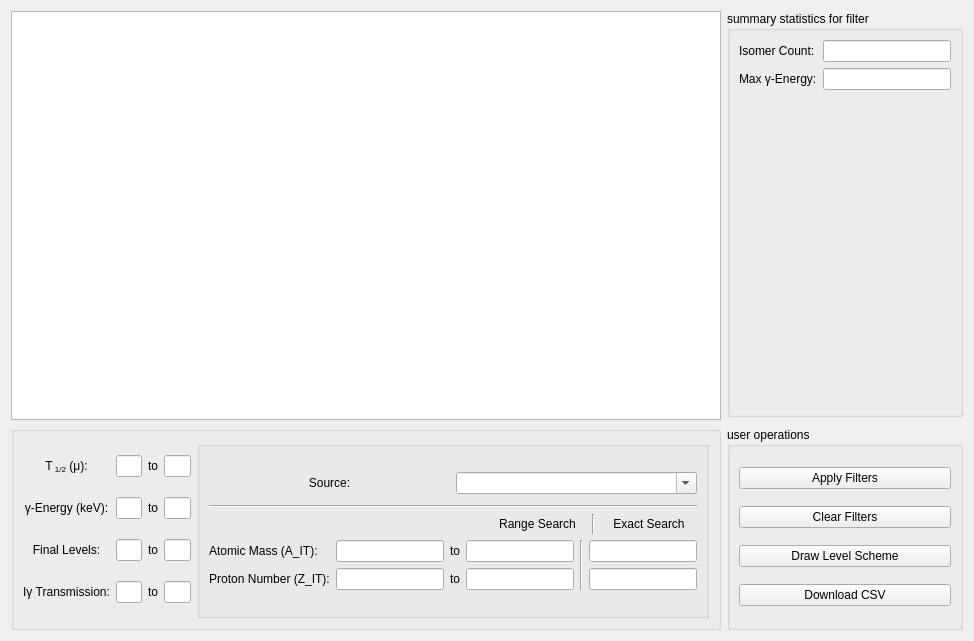
<?xml version="1.0" encoding="UTF-8"?>
<ui version="4.0">
 <class>cpp_IsomerAPI</class>
 <widget class="QWidget" name="cpp_IsomerAPI">
  <property name="geometry">
   <rect>
    <x>0</x>
    <y>0</y>
    <width>974</width>
    <height>641</height>
   </rect>
  </property>
  <property name="windowTitle">
   <string>IsomerAPI</string>
  </property>
  <layout class="QHBoxLayout" name="horizontalLayout_3" stretch="9,3">
   <item>
    <layout class="QVBoxLayout" name="verticalLayout" stretch="2,1">
     <item>
      <widget class="QTableView" name="tableView">
       <property name="enabled">
        <bool>true</bool>
       </property>
       <property name="sizePolicy">
        <sizepolicy hsizetype="Preferred" vsizetype="Preferred">
         <horstretch>0</horstretch>
         <verstretch>0</verstretch>
        </sizepolicy>
       </property>
       <property name="mouseTracking">
        <bool>true</bool>
       </property>
       <property name="editTriggers">
        <set>QAbstractItemView::EditTrigger::NoEditTriggers</set>
       </property>
       <property name="alternatingRowColors">
        <bool>true</bool>
       </property>
       <property name="sortingEnabled">
        <bool>true</bool>
       </property>
      </widget>
     </item>
     <item>
      <widget class="QGroupBox" name="gb_tableFilters">
       <property name="title">
        <string/>
       </property>
       <layout class="QHBoxLayout" name="horizontalLayout" stretch="2,1">
        <item>
         <layout class="QGridLayout" name="gb_filterHouse1" columnstretch="1,0,0,0">
          <item row="0" column="2">
           <widget class="QLabel" name="label_3">
            <property name="text">
             <string>to</string>
            </property>
            <property name="alignment">
             <set>Qt::AlignmentFlag::AlignCenter</set>
            </property>
           </widget>
          </item>
          <item row="3" column="3">
           <widget class="QLineEdit" name="le_IGAM2">
            <property name="text">
             <string/>
            </property>
            <property name="alignment">
             <set>Qt::AlignmentFlag::AlignCenter</set>
            </property>
           </widget>
          </item>
          <item row="0" column="3">
           <widget class="QLineEdit" name="le_T122">
            <property name="alignment">
             <set>Qt::AlignmentFlag::AlignCenter</set>
            </property>
           </widget>
          </item>
          <item row="1" column="0">
           <widget class="QLabel" name="label_5">
            <property name="text">
             <string>&lt;html&gt;&lt;head/&gt;&lt;body&gt;&lt;p&gt;&amp;gamma;-Energy (keV):&lt;/p&gt;&lt;/body&gt;&lt;/html&gt;</string>
            </property>
            <property name="alignment">
             <set>Qt::AlignmentFlag::AlignCenter</set>
            </property>
           </widget>
          </item>
          <item row="1" column="3">
           <widget class="QLineEdit" name="le_GE2">
            <property name="alignment">
             <set>Qt::AlignmentFlag::AlignCenter</set>
            </property>
           </widget>
          </item>
          <item row="3" column="0">
           <widget class="QLabel" name="label_7">
            <property name="text">
             <string>Iγ Transmission:</string>
            </property>
            <property name="textFormat">
             <enum>Qt::TextFormat::RichText</enum>
            </property>
            <property name="alignment">
             <set>Qt::AlignmentFlag::AlignCenter</set>
            </property>
           </widget>
          </item>
          <item row="3" column="2">
           <widget class="QLabel" name="label_10">
            <property name="text">
             <string>to</string>
            </property>
            <property name="alignment">
             <set>Qt::AlignmentFlag::AlignCenter</set>
            </property>
           </widget>
          </item>
          <item row="2" column="1">
           <widget class="QLineEdit" name="le_FINE1">
            <property name="text">
             <string/>
            </property>
            <property name="alignment">
             <set>Qt::AlignmentFlag::AlignCenter</set>
            </property>
           </widget>
          </item>
          <item row="1" column="1">
           <widget class="QLineEdit" name="le_GE1">
            <property name="alignment">
             <set>Qt::AlignmentFlag::AlignCenter</set>
            </property>
           </widget>
          </item>
          <item row="2" column="2">
           <widget class="QLabel" name="label_9">
            <property name="text">
             <string>to</string>
            </property>
            <property name="alignment">
             <set>Qt::AlignmentFlag::AlignCenter</set>
            </property>
           </widget>
          </item>
          <item row="0" column="0">
           <widget class="QLabel" name="label">
            <property name="text">
             <string>T&lt;sub&gt; 1/2&lt;/sub&gt; (&amp;mu;):</string>
            </property>
            <property name="alignment">
             <set>Qt::AlignmentFlag::AlignCenter</set>
            </property>
           </widget>
          </item>
          <item row="1" column="2">
           <widget class="QLabel" name="label_8">
            <property name="text">
             <string>to</string>
            </property>
            <property name="alignment">
             <set>Qt::AlignmentFlag::AlignCenter</set>
            </property>
           </widget>
          </item>
          <item row="2" column="3">
           <widget class="QLineEdit" name="le_FINE2">
            <property name="alignment">
             <set>Qt::AlignmentFlag::AlignCenter</set>
            </property>
           </widget>
          </item>
          <item row="3" column="1">
           <widget class="QLineEdit" name="le_IGAM1">
            <property name="alignment">
             <set>Qt::AlignmentFlag::AlignCenter</set>
            </property>
           </widget>
          </item>
          <item row="2" column="0">
           <widget class="QLabel" name="label_6">
            <property name="text">
             <string>Final Levels:</string>
            </property>
            <property name="alignment">
             <set>Qt::AlignmentFlag::AlignCenter</set>
            </property>
           </widget>
          </item>
          <item row="0" column="1">
           <widget class="QLineEdit" name="le_T121">
            <property name="inputMethodHints">
             <set>Qt::InputMethodHint::ImhPreferNumbers</set>
            </property>
            <property name="alignment">
             <set>Qt::AlignmentFlag::AlignCenter</set>
            </property>
           </widget>
          </item>
         </layout>
        </item>
        <item>
         <widget class="QGroupBox" name="gb_filterHouse2">
          <property name="title">
           <string/>
          </property>
          <layout class="QVBoxLayout" name="verticalLayout_6" stretch="0">
           <item>
            <layout class="QVBoxLayout" name="verticalLayout_5" stretch="2,0,1,0,0">
             <property name="sizeConstraint">
              <enum>QLayout::SizeConstraint::SetDefaultConstraint</enum>
             </property>
             <item>
              <layout class="QHBoxLayout" name="horizontalLayout_2">
               <item>
                <widget class="QLabel" name="label_2">
                 <property name="sizePolicy">
                  <sizepolicy hsizetype="Preferred" vsizetype="Fixed">
                   <horstretch>0</horstretch>
                   <verstretch>0</verstretch>
                  </sizepolicy>
                 </property>
                 <property name="text">
                  <string>&lt;html&gt;&lt;head/&gt;&lt;body&gt;&lt;p&gt;Source:&lt;/p&gt;&lt;/body&gt;&lt;/html&gt;</string>
                 </property>
                 <property name="alignment">
                  <set>Qt::AlignmentFlag::AlignCenter</set>
                 </property>
                </widget>
               </item>
               <item>
                <widget class="QComboBox" name="cb_sourceFilter">
                 <property name="editable">
                  <bool>true</bool>
                 </property>
                 <property name="currentText">
                  <string/>
                 </property>
                </widget>
               </item>
              </layout>
             </item>
             <item>
              <spacer name="verticalSpacer">
               <property name="orientation">
                <enum>Qt::Orientation::Vertical</enum>
               </property>
               <property name="sizeType">
                <enum>QSizePolicy::Policy::Fixed</enum>
               </property>
               <property name="sizeHint" stdset="0">
                <size>
                 <width>20</width>
                 <height>5</height>
                </size>
               </property>
              </spacer>
             </item>
             <item>
              <widget class="Line" name="line_2">
               <property name="orientation">
                <enum>Qt::Orientation::Horizontal</enum>
               </property>
              </widget>
             </item>
             <item>
              <layout class="QGridLayout" name="gridLayout">
               <property name="sizeConstraint">
                <enum>QLayout::SizeConstraint::SetMaximumSize</enum>
               </property>
               <item row="1" column="1">
                <widget class="QLabel" name="label_4">
                 <property name="sizePolicy">
                  <sizepolicy hsizetype="Minimum" vsizetype="Fixed">
                   <horstretch>0</horstretch>
                   <verstretch>0</verstretch>
                  </sizepolicy>
                 </property>
                 <property name="text">
                  <string>Range Search</string>
                 </property>
                 <property name="alignment">
                  <set>Qt::AlignmentFlag::AlignCenter</set>
                 </property>
                </widget>
               </item>
               <item row="1" column="3">
                <widget class="QLabel" name="label_17">
                 <property name="sizePolicy">
                  <sizepolicy hsizetype="Minimum" vsizetype="Fixed">
                   <horstretch>0</horstretch>
                   <verstretch>0</verstretch>
                  </sizepolicy>
                 </property>
                 <property name="text">
                  <string>Exact Search</string>
                 </property>
                 <property name="alignment">
                  <set>Qt::AlignmentFlag::AlignCenter</set>
                 </property>
                </widget>
               </item>
               <item row="1" column="0">
                <spacer name="horizontalSpacer">
                 <property name="orientation">
                  <enum>Qt::Orientation::Horizontal</enum>
                 </property>
                 <property name="sizeType">
                  <enum>QSizePolicy::Policy::Fixed</enum>
                 </property>
                 <property name="sizeHint" stdset="0">
                  <size>
                   <width>280</width>
                   <height>20</height>
                  </size>
                 </property>
                </spacer>
               </item>
               <item row="1" column="2">
                <widget class="Line" name="line">
                 <property name="orientation">
                  <enum>Qt::Orientation::Vertical</enum>
                 </property>
                </widget>
               </item>
              </layout>
             </item>
             <item>
              <layout class="QHBoxLayout" name="horizontalLayout_5" stretch="0,0,1">
               <property name="sizeConstraint">
                <enum>QLayout::SizeConstraint::SetMaximumSize</enum>
               </property>
               <item>
                <layout class="QGridLayout" name="gridLayout_2" rowstretch="0,0,0" columnstretch="2,0,0,0">
                 <property name="sizeConstraint">
                  <enum>QLayout::SizeConstraint::SetMinimumSize</enum>
                 </property>
                 <item row="2" column="2">
                  <widget class="QLabel" name="label_16">
                   <property name="sizePolicy">
                    <sizepolicy hsizetype="Minimum" vsizetype="Fixed">
                     <horstretch>0</horstretch>
                     <verstretch>0</verstretch>
                    </sizepolicy>
                   </property>
                   <property name="font">
                    <font>
                     <pointsize>9</pointsize>
                    </font>
                   </property>
                   <property name="text">
                    <string>to</string>
                   </property>
                   <property name="alignment">
                    <set>Qt::AlignmentFlag::AlignCenter</set>
                   </property>
                  </widget>
                 </item>
                 <item row="0" column="3">
                  <widget class="QLineEdit" name="le_numA2">
                   <property name="sizePolicy">
                    <sizepolicy hsizetype="Minimum" vsizetype="Fixed">
                     <horstretch>0</horstretch>
                     <verstretch>0</verstretch>
                    </sizepolicy>
                   </property>
                  </widget>
                 </item>
                 <item row="2" column="3">
                  <widget class="QLineEdit" name="le_numZ2">
                   <property name="sizePolicy">
                    <sizepolicy hsizetype="Minimum" vsizetype="Fixed">
                     <horstretch>0</horstretch>
                     <verstretch>0</verstretch>
                    </sizepolicy>
                   </property>
                  </widget>
                 </item>
                 <item row="2" column="1">
                  <widget class="QLineEdit" name="le_numZ1">
                   <property name="sizePolicy">
                    <sizepolicy hsizetype="Minimum" vsizetype="Fixed">
                     <horstretch>0</horstretch>
                     <verstretch>0</verstretch>
                    </sizepolicy>
                   </property>
                  </widget>
                 </item>
                 <item row="0" column="0">
                  <widget class="QLabel" name="label_13">
                   <property name="sizePolicy">
                    <sizepolicy hsizetype="Preferred" vsizetype="Fixed">
                     <horstretch>0</horstretch>
                     <verstretch>0</verstretch>
                    </sizepolicy>
                   </property>
                   <property name="text">
                    <string>Atomic Mass (A_IT):</string>
                   </property>
                  </widget>
                 </item>
                 <item row="2" column="0">
                  <widget class="QLabel" name="label_15">
                   <property name="sizePolicy">
                    <sizepolicy hsizetype="Preferred" vsizetype="Fixed">
                     <horstretch>0</horstretch>
                     <verstretch>0</verstretch>
                    </sizepolicy>
                   </property>
                   <property name="font">
                    <font>
                     <pointsize>9</pointsize>
                    </font>
                   </property>
                   <property name="text">
                    <string>Proton Number (Z_IT):</string>
                   </property>
                   <property name="alignment">
                    <set>Qt::AlignmentFlag::AlignCenter</set>
                   </property>
                  </widget>
                 </item>
                 <item row="0" column="2">
                  <widget class="QLabel" name="label_14">
                   <property name="sizePolicy">
                    <sizepolicy hsizetype="Minimum" vsizetype="Fixed">
                     <horstretch>0</horstretch>
                     <verstretch>0</verstretch>
                    </sizepolicy>
                   </property>
                   <property name="text">
                    <string>to</string>
                   </property>
                  </widget>
                 </item>
                 <item row="0" column="1">
                  <widget class="QLineEdit" name="le_numA1">
                   <property name="sizePolicy">
                    <sizepolicy hsizetype="Minimum" vsizetype="Fixed">
                     <horstretch>0</horstretch>
                     <verstretch>0</verstretch>
                    </sizepolicy>
                   </property>
                  </widget>
                 </item>
                </layout>
               </item>
               <item>
                <widget class="Line" name="line_3">
                 <property name="orientation">
                  <enum>Qt::Orientation::Vertical</enum>
                 </property>
                </widget>
               </item>
               <item>
                <layout class="QVBoxLayout" name="verticalLayout_4">
                 <item>
                  <widget class="QLineEdit" name="le_numA">
                   <property name="enabled">
                    <bool>true</bool>
                   </property>
                   <property name="sizePolicy">
                    <sizepolicy hsizetype="Fixed" vsizetype="Fixed">
                     <horstretch>0</horstretch>
                     <verstretch>0</verstretch>
                    </sizepolicy>
                   </property>
                  </widget>
                 </item>
                 <item>
                  <widget class="QLineEdit" name="le_numZ">
                   <property name="sizePolicy">
                    <sizepolicy hsizetype="Fixed" vsizetype="Fixed">
                     <horstretch>0</horstretch>
                     <verstretch>0</verstretch>
                    </sizepolicy>
                   </property>
                   <property name="inputMethodHints">
                    <set>Qt::InputMethodHint::ImhDigitsOnly</set>
                   </property>
                  </widget>
                 </item>
                </layout>
               </item>
              </layout>
             </item>
            </layout>
           </item>
          </layout>
         </widget>
        </item>
       </layout>
      </widget>
     </item>
    </layout>
   </item>
   <item>
    <layout class="QVBoxLayout" name="verticalLayout_2" stretch="2,1">
     <property name="spacing">
      <number>10</number>
     </property>
     <item>
      <widget class="QGroupBox" name="groupBox_2">
       <property name="title">
        <string>summary statistics for filter</string>
       </property>
       <layout class="QFormLayout" name="formLayout">
        <item row="0" column="0">
         <widget class="QLabel" name="label_11">
          <property name="text">
           <string>Isomer Count:</string>
          </property>
         </widget>
        </item>
        <item row="0" column="1">
         <widget class="QLineEdit" name="le_entryCounts">
          <property name="readOnly">
           <bool>true</bool>
          </property>
         </widget>
        </item>
        <item row="1" column="0">
         <widget class="QLabel" name="label_12">
          <property name="text">
           <string>Max &amp;gamma;-Energy:</string>
          </property>
          <property name="textFormat">
           <enum>Qt::TextFormat::RichText</enum>
          </property>
         </widget>
        </item>
        <item row="1" column="1">
         <widget class="QLineEdit" name="le_maxGAMMA">
          <property name="readOnly">
           <bool>true</bool>
          </property>
         </widget>
        </item>
       </layout>
      </widget>
     </item>
     <item>
      <widget class="QGroupBox" name="groupBox_3">
       <property name="title">
        <string>user operations</string>
       </property>
       <layout class="QVBoxLayout" name="verticalLayout_7">
        <item>
         <widget class="QPushButton" name="pb_applyFilters">
          <property name="text">
           <string>Apply Filters</string>
          </property>
         </widget>
        </item>
        <item>
         <widget class="QPushButton" name="pb_clearFilters">
          <property name="text">
           <string>Clear Filters</string>
          </property>
         </widget>
        </item>
        <item>
         <widget class="QPushButton" name="pb_levelScheme">
          <property name="text">
           <string>Draw Level Scheme</string>
          </property>
         </widget>
        </item>
        <item>
         <widget class="QPushButton" name="pb_downloadCSV">
          <property name="text">
           <string>Download CSV</string>
          </property>
         </widget>
        </item>
       </layout>
      </widget>
     </item>
    </layout>
   </item>
  </layout>
 </widget>
 <resources/>
 <connections/>
</ui>
